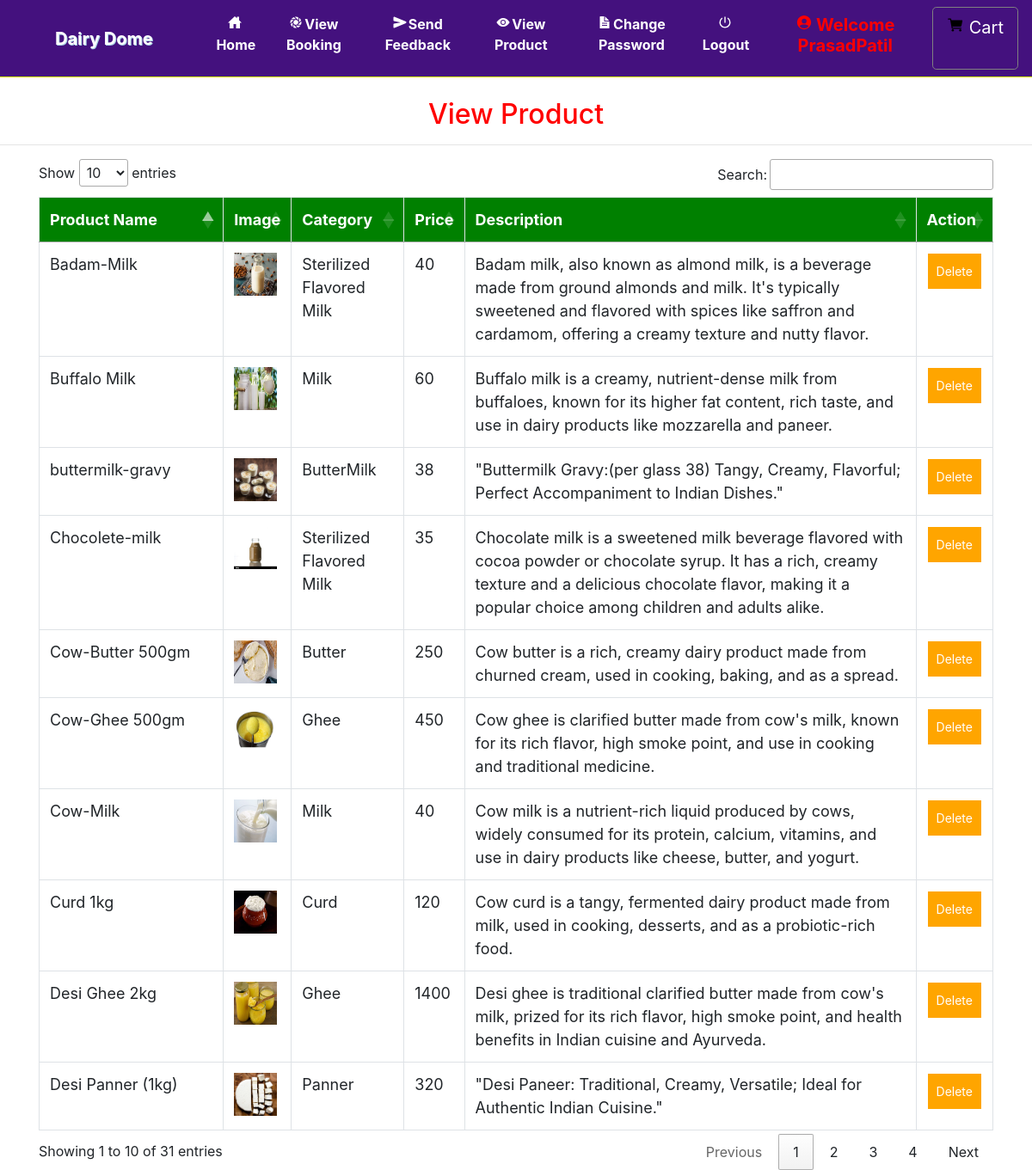
The app's page /admin_view_product (signed in) with its own data.
### grocery/models.py (models this page shows, shortened)
class Product(models.Model):
    category = models.ForeignKey(Category, on_delete=models.CASCADE, null=True)
    image = models.FileField(null=True)
    name = models.CharField(max_length=30, null=True)
    price = models.IntegerField(null=True)
    desc = models.TextField(null=True)

class Category(models.Model):
    name = models.CharField(max_length=30, null=True)

### grocery/views.py (the view)
# urls.py: path('admin_view_product', Admin_View_product, name='admin_view_product'),
def Admin_View_product(request):
    if not request.user.is_authenticated:
        return redirect('login_admin')
    pro = Product.objects.all()
    d = {'pro':pro}
    return render(request,'admin_view_product.html',d)

### grocery/templates/admin_view_product.html (shortened to what this page needs)
{% extends 'navigation.html' %}
{% block body %}
<center>
    <h2 style="color: red; margin-top: 2%">View Product</h2>
</center>
<hr>
<div class="container">
    <table class="table table-bordered" id="myTable">
        <thead>
            <tr>
                <th>Product Name</th>
                <th>Image</th>
                <th>Category</th>
                <th>Price</th>
                <th>Description</th>
                <th>Action</th>
            </tr>
        </thead>
        <tbody>
            {% for product in pro %}
            <tr>
                <td>{{ product.name }}</td>
                <td class="image-column"><img src="{{ product.image.url }}" style="width: 50px; height: 50px;"></td>
                <td>{{ product.category.name }}</td>
                <td>{{ product.price }}</td>
                <td>{{ product.desc }}</td>
                <td>
                    <a href="{% url 'delete_product' product.id %}" onclick="return confirm('Are you sure?')">
                        <button class="button">Delete</button>
                    </a>
                </td>
            </tr>
            {% endfor %}
        </tbody>
    </table>
</div>
{% endblock %}

### grocery/templates/navigation.html (shortened to what this page needs)
<!DOCTYPE html>
<html lang="en">
<head>
    {% load static %}
     <link rel="stylesheet" href="https://maxcdn.bootstrapcdn.com/bootstrap/4.0.0/css/bootstrap.min.css">
  <link rel = stylesheet href = "//cdn.datatables.net/1.10.19/css/jquery.dataTables.min.css">
<link rel="stylesheet" href="https://cdnjs.cloudflare.com/ajax/libs/font-awesome/4.7.0/css/font-awesome.min.css">
</head>
<body style="background-color:white">
<nav class="navbar navbar-expand-sm" style = "background-color : #44117e ; border-bottom:1px solid #d7fc06">
  <a class="navbar-brand pl-5" href="#" style="color:white ; font-weight : bold">Dairy Dome</a>
<div class="collapse navbar-collapse" id="collapsibleNavbar">
  <ul class="navbar-nav pl-5 text-center">
    {% if request.user.username %}
    {% if not request.user.is_staff %}
    <li class="nav-item">
      <a class="nav-link" href="{% url 'home' %}" style="color:white"><ion-icon style="margin-right:2px" name="home-sharp"></ion-icon>Home</a>
    </li>
    <li class="nav-item">
      <a class="nav-link" href="{% url 'view_booking' %}" style="color:white"><ion-icon style="margin-right:2px" name="aperture"></ion-icon>View Booking</a>
    </li>
    <li class="nav-item">
      <a class="nav-link" href="{% url 'send_feedback' request.user.id %}" style="color:white"><ion-icon style="margin-right:2px" name="send"></ion-icon>Send Feedback</a>
    </li>
    <li class="nav-item">
      <a class="nav-link" href="{% url 'view_product' 0 %}" style="color:white"><ion-icon style="margin-right:2px" name="eye"></ion-icon>View Product</a>
    </li>
    <li class="nav-item">
      <a class="nav-link" href="{% url 'change_password' %}" style="color:white"><ion-icon style="margin-right:2px" name="document-text-sharp"></ion-icon>Change Password</a>
    </li>
    {% endif %}
    {% endif %}
    {% if request.user.is_authenticated %}
    <a class="nav-link" href="{% url 'logout' %}" style="color:white"><ion-icon style="margin-right:2px" name="power-sharp"></ion-icon>Logout</a>
    {% if not request.user.is_staff %}
    <li class="nav-item">
      <a href="{% url 'profile' %}"><h5 class="nav-link" style="color:red"><ion-icon style="margin-right:4px;color:#FF0000" name="person-circle-sharp"></ion-icon>Welcome {{request.user.username}}</h5>
      </a></li>
    {% else %}
    <li class="nav-item">
      <h5  class="nav-link" style="color:#91DE00"><ion-icon style="margin-right:4px;color:#91DE00" name="person-circle-sharp"></ion-icon>Welcome {{request.user.username}}</h5>
    </li>
    {% endif %}
    {% endif %}
    {% if not request.user.is_staff %}
    {% if request.user.username %}
      <a href="{% url 'cart' %}" style="border:1px solid gray" class="btn btn-default btn-lg text-dark text-capitalize">
        <ion-icon style="color:black;margin-top:2%" name="cart"></ion-icon><span style="margin-left:6px;margin-top:2%;color:white">Cart</span></a></center>
{% endif %}
    {% endif %}
    </ul>
</div>
</nav>
{% block body %}
{% endblock %}
</body></html>

### grocery/templates/navigation.html (style rules this page uses)
* { box-sizing: border-box; }
#myTable { border-collapse: collapse; width: 100%; border: 1px solid #ddd; font-size: 18px; }
#myTable th { text-align: left; padding: 12px; background-color: green; color: white; }
#myTable td { text-align: left; padding: 12px; background-color: white; }
#myTable tr { border-bottom: 1px solid #ddd; }
.button { background-color: orange; border: none; color: white; padding: 10px; text-align: center; text-decoration: none; display: inline-block; font-size: 14px; margin: 1px 1px; cursor: pointer; }
.nav-link { font-weight:bold; }
.navbar-brand { text-shadow: 1px 1px lightblue; }

### records on screen
Product: name "Desi Panner (1kg)", image (picture), category.name "Panner", price "320", desc "\"Desi Paneer: Traditional, Creamy, Versatile; Ideal for Authentic Indian Cuisine.\""
Product: name "buttermilk-gravy", image (picture), category.name "ButterMilk", price "38", desc "\"Buttermilk Gravy:(per glass 38) Tangy, Creamy, Flavorful; Perfect Accompaniment to Indian Dishes.\""
Product: name "Cow-Butter 500gm", image (picture), category.name "Butter", price "250", desc "Cow butter is a rich, creamy dairy product made from churned cream, used in cooking, baking, and as a spread."
Product: name "Curd 1kg", image (picture), category.name "Curd", price "120", desc "Cow curd is a tangy, fermented dairy product made from milk, used in cooking, desserts, and as a probiotic-rich food."
Product: name "Cow-Ghee 500gm", image (picture), category.name "Ghee", price "450", desc "Cow ghee is clarified butter made from cow's milk, known for its rich flavor, high smoke point, and use in cooking and traditional medicine."
Product: name "Desi Ghee 2kg", image (picture), category.name "Ghee", price "1400", desc "Desi ghee is traditional clarified butter made from cow's milk, prized for its rich flavor, high smoke point, and health benefits in Indian cuisine and Ayurveda."
Product: name "Cow-Milk", image (picture), category.name "Milk", price "40", desc "Cow milk is a nutrient-rich liquid produced by cows, widely consumed for its protein, calcium, vitamins, and use in dairy products like cheese, butter, and yogurt."
Product: name "Buffalo Milk", image (picture), category.name "Milk", price "60", desc "Buffalo milk is a creamy, nutrient-dense milk from buffaloes, known for its higher fat content, rich taste, and use in dairy products like mozzarella and paneer."
Product: name "Badam-Milk", image (picture), category.name "Sterilized Flavored Milk", price "40", desc "Badam milk, also known as almond milk, is a beverage made from ground almonds and milk. It's typically sweetened and flavored with spices like saffron and cardamom, offering a creamy texture and nutty flavor."
Product: name "Chocolete-milk", image (picture), category.name "Sterilized Flavored Milk", price "35", desc "Chocolate milk is a sweetened milk beverage flavored with cocoa powder or chocolate syrup. It has a rich, creamy texture and a delicious chocolate flavor, making it a popular choice among children and adults alike."

### other values on screen
{{ request.user.username }} "PrasadPatil"
